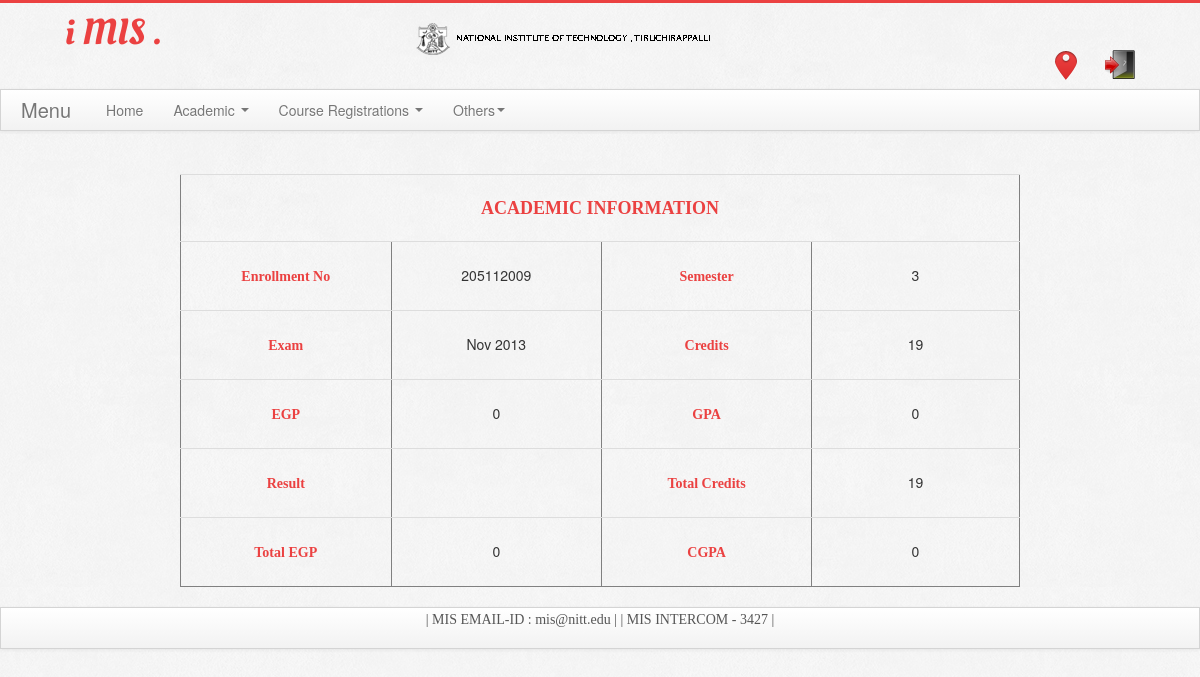
Screenshot of /academic.php (signed in) with the database file from the repository.
### tables this page shows
CREATE TABLE IF NOT EXISTS `academic_details` (
  `sr` int(2) NOT NULL,
  `rollno` int(9) NOT NULL,
  `semester` int(1) NOT NULL,
  `exam` varchar(10) NOT NULL,
  `credit` int(3) NOT NULL,
  `egp` int(3) NOT NULL,
  `gpa` float NOT NULL,
  `result` varchar(4) NOT NULL,
  `total_credits` int(3) NOT NULL,
  `total_egp` int(3) NOT NULL,
  `cgpa` float NOT NULL,
  `registered` varchar(20) NOT NULL
);

### academic.php (the view, shortened to what this page needs)
<?php
$q="select * from academic_details where rollno=".$_SESSION['user'];
$res=mysql_query($q);
$row=mysql_fetch_array($res);
?>
<!DOCTYPE html >
<html xmlns="http://www.w3.org/1999/xhtml">
<head>
<link rel="stylesheet" href="css/bkno.css" type="text/css" />
<link rel="stylesheet" href="css/bqgo.css" type="text/css" />
<link rel="stylesheet" href="css/style.css" type="text/css" />
        <link rel="stylesheet" href="bootstrap/css/bootstrap.min.css">
<link href="css/bootstrap-responsive.css" rel="stylesheet">
</head>
<body>
<div class="header">
            <div class="container">
                <div class="row">
                    <div class="logo span4">
                        <h1><span class="red">i MIS .</span></h1>
                    </div>
                    <div class="logo span5">
                        <span class="red"><img class="nitt" src="img/nitt logo1.png" /></span>
                    </div>
                    <div class="links span8">
                        <a class="home" href="https://www.nitt.edu" rel="tooltip" data-placement="bottom" data-original-title="Home"></a>
                        <a class="blog" href="logout.php" rel="tooltip" data-placement="bottom" data-original-title="Blog"></a>
                    </div>
                </div>
            </div>
        </div>
<div class="navbar">
  <div class="navbar-inner">
    <div class="container">
      <a class="brand" href="#">Menu</a>
      <div class="nav-collapse">
        <ul class="nav">
          <li><a href="home.php"><i class="icon-home icon-white"></i> Home</a></li>
          <li class="dropdown">
            <a href="#" class="dropdown-toggle" data-toggle="dropdown">Academic <b class="caret"></b></a>
          </li>
          <li class="dropdown">
            <a href="#" class="dropdown-toggle" data-toggle="dropdown">Course Registrations <b class="caret"></b></a>
          </li>
          <li class="dropdown">
            <a href="#" class="dropdown-toggle" data-toggle="dropdown">Others<b class="caret"></b></a>
          </li>
        </ul>
      </div>
    </div>
  </div>
</div>
<div class="main">
<center>
<br><br>
<table width="500" border="1" cellspacing="5" class="table">
 <tr>
<th scope="row" colspan="5"><font face="Ebrima" color="#eb4141" size="+1">ACADEMIC INFORMATION</font></th>
  </tr>
  <tr>
    <th scope="row"><font face="Ebrima" color="#eb4141">Enrollment No</font></th>
    <td><?php echo $row['rollno'];?></td>
        <th><font color="#eb4141" face="Ebrima">Semester</font></th>
        <td><?php echo $row['semester'];?></td>
  </tr>
  <tr>
    <th scope="row"><font color="#eb4141" face="Ebrima">Exam</font></th>
    <td><?php echo $row['exam'];?></td>
        <th><font color="#eb4141" face="Ebrima">Credits</font></th>
        <td><?php echo $row['credit'];?></td>
  </tr>
  <tr>
    <th scope="row"><font color="#eb4141" face="Ebrima">EGP</font></th>
    <td><?php echo $row['egp'];?></td>
    <th><font color="#eb4141" face="Ebrima">GPA</font></th>
    <td><?php echo $row['gpa'];?></td>
  </tr>
  <tr>
    <th scope="row"><font color="#eb4141" face="Ebrima">Result</font></th>
    <td><?php echo $row['result'];?></td>
    <th><font color="#eb4141" face="Ebrima">Total Credits</font></th>
    <td><?php echo $row['total_credits'];?></td>
  </tr>
  <tr>
    <th scope="row"><font color="#eb4141" face="Ebrima">Total EGP</font></th>
    <td><?php echo $row['total_egp'];?></td>
    <th><font color="#eb4141" face="Ebrima">CGPA</font></th>
    <td><?php echo $row['cgpa'];?></td>
  </tr>
    </table>
</center>
</div>
<div class="navbar-inner">
<center>
<font face="Ebrima" class="homefttext">| MIS EMAIL-ID : mis@nitt.edu | | MIS INTERCOM - 3427 |</font>
</center>
</div>
</body>
</html>

### css/style.css (style rules this page uses)
body { background:url(../img/pattern.jpg) repeat; text-align: left; font-family: 'PT Sans', Helvetica, Arial, sans-serif; color: #555; font-size: 16px; font-weight: 400; }
.red { color: #eb4141; }
.header { margin: 0 auto; padding-bottom: 5px; background: #f8f8f8 url(../img/pattern.jpg) repeat; border-top: 3px solid #eb4141; -moz-box-shadow: 0 1px 5px 0 rgba(0,0,0,.3); -webkit-box-shadow: 0 1px 5px 0 rgba(0,0,0,.3); box-shadow: 0 1px 5px 0 rgba(0,0,0,.3); }
.logo h1 { padding-left: 50px; font-family: 'Oleo Script', cursive; font-size: 36px; font-weight: 400; }
.links { text-align: right; }
.links a { display: inline-block; width: 30px; height: 30px; margin: 15px 0 0 20px; }
.links a.home { background: url(../img/home.png) center center no-repeat; }
.links a.blog { background: url(../img/exit.png) center center no-repeat; margin-right: 50px; }
.main { position:relative; height:100%; width:100%; background:url(../img/pattern.jpg); }
.nitt { position:relative; top:20px; }
.homefttext { color:#555; }

### rows the page displays
academic_details: rollno "205112009", semester "3", exam "Nov 2013", credit "19", egp "0", gpa "0", total_credits "19", total_egp "0", cgpa "0"
